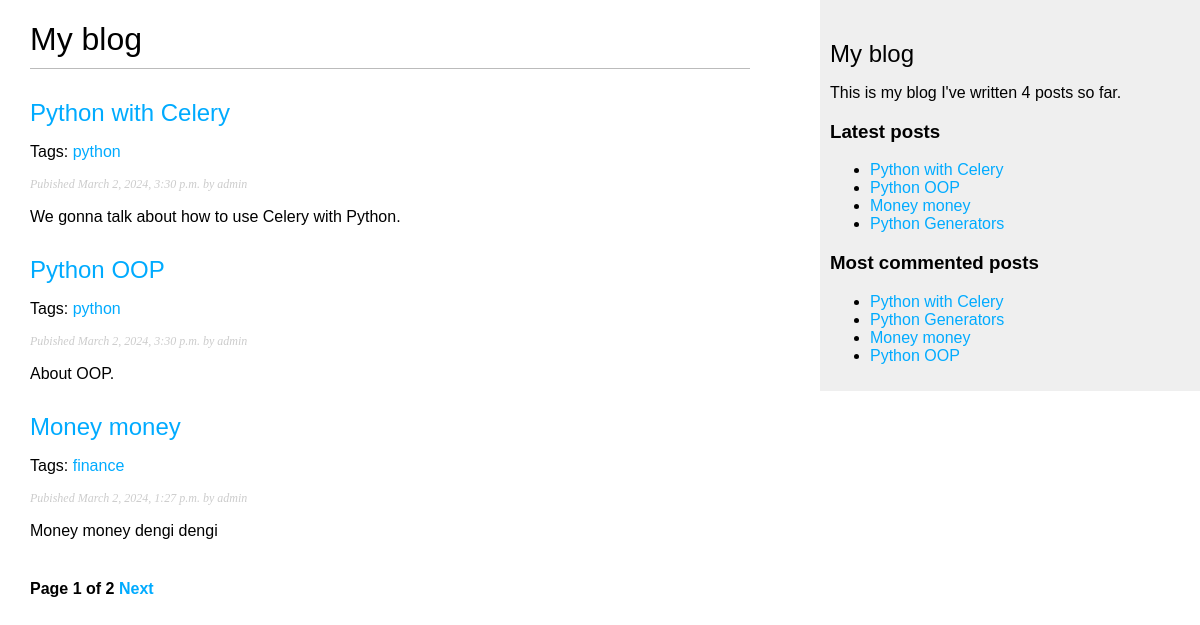
Before: / with the older database file.
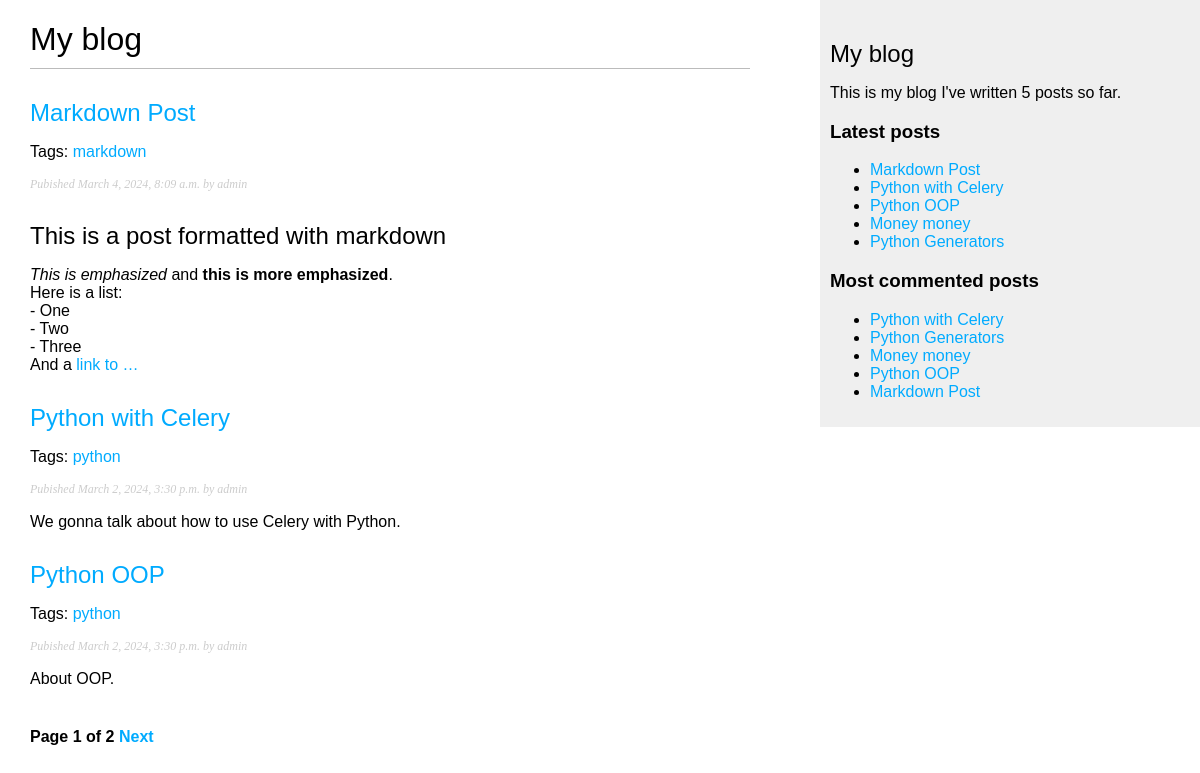
After: the same page with the newer database file.
### main/models.py (models this page shows, shortened)
class Post(models.Model):
    class PublishedManager(models.Manager):
        def get_queryset(self):
            return super().get_queryset().filter(status=Post.Status.PUBLISHED)
    class Status(models.TextChoices):
        DRAFT = "DF", "Draft"
        PUBLISHED = "PB", "Published"
    title = models.CharField(max_length=250)
    slug = models.SlugField(max_length=250, unique_for_date="publish")
    author = models.ForeignKey(
        User, on_delete=models.CASCADE, related_name="blog_posts"
    )
    body = models.TextField()
    publish = models.DateTimeField(default=timezone.now)
    created = models.DateTimeField(auto_now_add=True)
    updated = models.DateTimeField(auto_now=True)
    status = models.CharField(
        max_length=2, choices=Status.choices, default=Status.DRAFT
    )
    objects = models.Manager()
    published = PublishedManager()
    class Meta:
        ordering = ["-publish"]
        indexes = [
            models.Index(fields=["-publish"]),
        ]
    def get_absolute_url(self):
        return reverse('main:post_detail', args=[self.publish.year,
                                                  self.publish.month,
                                                  self.publish.day,
                                                  self.slug])
    tags = TaggableManager()

### main/views.py (the view)
# urls.py: path('', views.post_list, name="post_list"),
def post_list(request, tag_slug=None):
    post_list = Post.published.all()
    tag = None
    if tag_slug:
        tag = get_object_or_404(Tag, slug=tag_slug)
        post_list = post_list.filter(tags__in=[tag])
    paginator = Paginator(post_list, 3)
    page_number = request.GET.get('page', 1)
    try:
        posts = paginator.page(page_number)
    except PageNotAnInteger:
        posts = paginator.page(1)
    except EmptyPage:
        posts = paginator.page(paginator.num_pages)
    return render(request, "post/list.html", {"posts": posts,
                                              "tag": tag})

### main/templatetags/blog_tags.py (called while the page is built)
@register.simple_tag
def total_posts():
    return Post.published.count()

@register.inclusion_tag("post/latest_posts.html")
def show_latest_posts(count=5):
    latest_posts = Post.published.order_by("-publish")[:count]
    return {"latest_posts": latest_posts}

@register.simple_tag
def get_most_commented_posts(count=5):
    return Post.published.annotate(
        total_comments=Count("comments")
    ).order_by('-total_comments')[:count]

@register.filter(name="markdown")
def markdown_format(text):
    return mark_safe(markdown.markdown(text))

### main/templates/post/list.html (shortened to what this page needs)
{% extends 'base.html' %}
{% load blog_tags %}
{% block content %}
    <h1><a class="title" href="{% url 'main:post_list' %}">My blog</a></h1>
    {% for post in posts %}
        <h2>
            <a href="{{ post.get_absolute_url }}">
                {{ post.title }}
            </a>
        </h2>
        <p class="tags">
            Tags:
            {% for tag in post.tags.all %}
            <a href="{% url 'main:post_list_by_tag' tag.slug %}">
                {{ tag.name }}
            </a>
            {% endfor %}
        </p>
        <p class="date">
            Pubished {{ post.publish }} by {{ post.author }}
        </p>
        {{ post.body|markdown|truncatewords_html:30 }}
    {% endfor %}
    {% include 'pagination.html' with page=posts %}
{% endblock %}

### main/templates/base.html (shortened to what this page needs)
{% load blog_tags %}
{% load static %}
<!DOCTYPE html>
<html>
  <head>
    <link rel="stylesheet" href="{% static 'css/main.css' %}" />
  </head>
  <body>
    <div id="content">
      {% block content %}
      {% endblock %}
    </div>
    <div id="sidebar">
        <h2>My blog</h2>
        <p>
          This is my blog
          I've written {% total_posts %} posts so far.
        </p>
        <h3>Latest posts</h3>
        {% show_latest_posts %}
        <h3>Most commented posts</h3>
        {% get_most_commented_posts as most_commented_posts %}
        <ul>
          {% for post in most_commented_posts %}
          <li>
            <a href="{{ post.get_absolute_url }}">{{ post.title }}</a>
          </li>
          {% endfor %}
        </ul>
    </div>
  </body>
</html>

### main/templates/pagination.html (shortened to what this page needs)
<div class="pagination">
  <span class="step-links">
    <span class="current">Page {{ page.number }} of {{ page.paginator.num_pages }}</span>
    {% if page.has_next %}
      <a href="?page={{ page.next_page_number }}">Next</a>
    {% endif %}
  </span>
</div>

### main/templates/post/latest_posts.html
<ul>
    {% for post in latest_posts %}
    <li>
        <a href="{{ post.get_absolute_url }}">{{ post.title }}</a>
    </li>
    {% endfor %}
</ul>

### main/static/css/main.css (style rules this page uses)
body { margin: 0; padding: 0; font-family: helvetica, sans-serif; }
a { color: #00abff; text-decoration: none; }
h1 { font-weight: normal; border-bottom: 1px solid #bbb; padding: 0 0 10px 0; }
h2 { font-weight: normal; margin: 30px 0 0; }
#content { float: left; width: 60%; padding: 0 0 0 30px; }
#sidebar { float: right; width: 30%; padding: 10px; background: #efefef; height: 100%; }
p.date { color: #ccc; font-family: georgia, serif; font-size: 12px; font-style: italic; }
.pagination { margin: 40px 0; font-weight: bold; }
.title { color: black; }

Changed rows visible on the page:
no longer on one of the page's lists (row unchanged): Post: title "Money money", publish "March 2, 2024, 1:27 p.m.", author "admin", body "Money money dengi dengi"
added Post: title "Markdown Post", publish "March 4, 2024, 8:09 a.m.", author "admin", body "This is a post formatted with markdown This is emphasized and this is more emphasized . Here is a list: - One - Two - Three And a link to …"
added Tag: name "markdown", shown under "Markdown Post"
computed for Post "Money money": loses Tag (name "finance")
Other visible differences:
text no longer shown: "4"
text now shown: "5"
